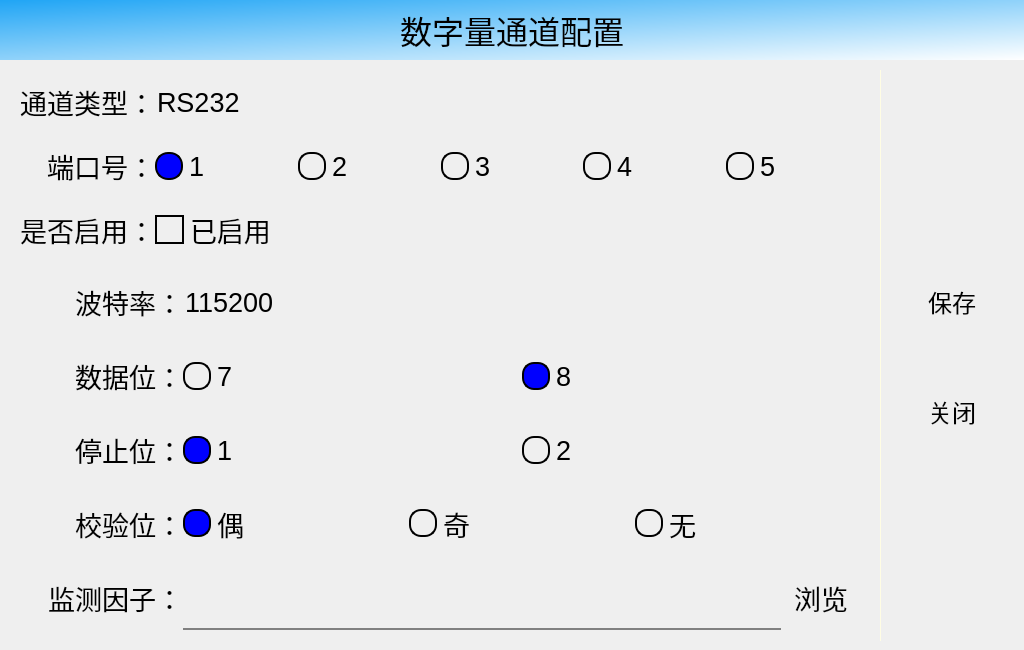
<?xml version="1.0" encoding="UTF-8"?>
<ui version="4.0">
 <class>DialogSetupCom</class>
 <widget class="QDialog" name="DialogSetupCom">
  <property name="geometry">
   <rect>
    <x>0</x>
    <y>0</y>
    <width>1024</width>
    <height>650</height>
   </rect>
  </property>
  <property name="minimumSize">
   <size>
    <width>1024</width>
    <height>500</height>
   </size>
  </property>
  <property name="maximumSize">
   <size>
    <width>10240</width>
    <height>6000</height>
   </size>
  </property>
  <property name="windowTitle">
   <string>Dialog</string>
  </property>
  <property name="styleSheet">
   <string notr="true"/>
  </property>
  <property name="modal">
   <bool>true</bool>
  </property>
  <widget class="QWidget" name="horizontalLayoutWidget">
   <property name="geometry">
    <rect>
     <x>0</x>
     <y>60</y>
     <width>1021</width>
     <height>591</height>
    </rect>
   </property>
   <layout class="QHBoxLayout" name="hLayoutMain" stretch="1,0,0">
    <property name="spacing">
     <number>2</number>
    </property>
    <property name="leftMargin">
     <number>20</number>
    </property>
    <property name="topMargin">
     <number>10</number>
    </property>
    <property name="rightMargin">
     <number>5</number>
    </property>
    <property name="bottomMargin">
     <number>10</number>
    </property>
    <item>
     <layout class="QVBoxLayout" name="verticalLayout" stretch="1,1">
      <property name="spacing">
       <number>0</number>
      </property>
      <property name="leftMargin">
       <number>0</number>
      </property>
      <property name="topMargin">
       <number>0</number>
      </property>
      <property name="rightMargin">
       <number>0</number>
      </property>
      <property name="bottomMargin">
       <number>0</number>
      </property>
      <item>
       <widget class="QFrame" name="frame_4">
        <property name="minimumSize">
         <size>
          <width>0</width>
          <height>40</height>
         </size>
        </property>
        <property name="maximumSize">
         <size>
          <width>16777215</width>
          <height>190</height>
         </size>
        </property>
        <property name="styleSheet">
         <string notr="true">background-color: transparent;color:white;</string>
        </property>
        <property name="frameShape">
         <enum>QFrame::NoFrame</enum>
        </property>
        <property name="frameShadow">
         <enum>QFrame::Raised</enum>
        </property>
        <widget class="QWidget" name="layoutWidget">
         <property name="geometry">
          <rect>
           <x>0</x>
           <y>0</y>
           <width>849</width>
           <height>194</height>
          </rect>
         </property>
         <layout class="QGridLayout" name="gridLayout_2" rowstretch="1,1,1" columnstretch="0,1" rowminimumheight="1,1,1" columnminimumwidth="0,1">
          <property name="topMargin">
           <number>0</number>
          </property>
          <property name="bottomMargin">
           <number>0</number>
          </property>
          <property name="spacing">
           <number>0</number>
          </property>
          <item row="0" column="1">
           <widget class="QLineEdit" name="comType">
            <property name="enabled">
             <bool>true</bool>
            </property>
            <property name="minimumSize">
             <size>
              <width>0</width>
              <height>64</height>
             </size>
            </property>
            <property name="maximumSize">
             <size>
              <width>16777215</width>
              <height>64</height>
             </size>
            </property>
            <property name="font">
             <font>
              <pointsize>20</pointsize>
             </font>
            </property>
            <property name="autoFillBackground">
             <bool>false</bool>
            </property>
            <property name="styleSheet">
             <string notr="true">background-color: transparent;
color:black;
border-width:0;
border-style:outset;</string>
            </property>
            <property name="text">
             <string>RS232</string>
            </property>
            <property name="echoMode">
             <enum>QLineEdit::Normal</enum>
            </property>
            <property name="readOnly">
             <bool>true</bool>
            </property>
           </widget>
          </item>
          <item row="0" column="0">
           <widget class="QLabel" name="labelComType_2">
            <property name="font">
             <font>
              <pointsize>20</pointsize>
             </font>
            </property>
            <property name="styleSheet">
             <string notr="true">background-color: transparent;color:black;</string>
            </property>
            <property name="text">
             <string>通道类型：</string>
            </property>
            <property name="alignment">
             <set>Qt::AlignRight|Qt::AlignTrailing|Qt::AlignVCenter</set>
            </property>
           </widget>
          </item>
          <item row="2" column="0">
           <widget class="QLabel" name="label">
            <property name="minimumSize">
             <size>
              <width>0</width>
              <height>64</height>
             </size>
            </property>
            <property name="font">
             <font>
              <pointsize>20</pointsize>
             </font>
            </property>
            <property name="styleSheet">
             <string notr="true">background-color: transparent;color:black;</string>
            </property>
            <property name="text">
             <string>是否启用：</string>
            </property>
            <property name="alignment">
             <set>Qt::AlignRight|Qt::AlignTrailing|Qt::AlignVCenter</set>
            </property>
           </widget>
          </item>
          <item row="1" column="1">
           <layout class="QHBoxLayout" name="horizontalLayout">
            <property name="spacing">
             <number>0</number>
            </property>
            <item>
             <widget class="QRadioButton" name="rbPort1">
              <property name="font">
               <font>
                <pointsize>20</pointsize>
               </font>
              </property>
              <property name="styleSheet">
               <string notr="true">QRadioButton::indicator {
      width: 24px;
      height: 24px;
      border-width:2px; 
}

QRadioButton::indicator::unchecked {   
      background-color:       transparent;
      border:                 2px solid black;
      border-radius:          13px !important; 
}

QRadioButton::indicator::checked {    
      background-color:      blue;
      border:                 2px solid black;
      border-radius:          13px !important; 
}
 
QRadioButton{
background-color: transparent;
color:black;
}</string>
              </property>
              <property name="text">
               <string>1</string>
              </property>
              <property name="checked">
               <bool>true</bool>
              </property>
              <attribute name="buttonGroup">
               <string notr="true">buttonGroup</string>
              </attribute>
             </widget>
            </item>
            <item>
             <widget class="QRadioButton" name="rbPort2">
              <property name="font">
               <font>
                <pointsize>20</pointsize>
               </font>
              </property>
              <property name="styleSheet">
               <string notr="true">QRadioButton::indicator {
      width: 24px;
      height: 24px;
      border-width:2px; 
}

QRadioButton::indicator::unchecked {   
      background-color:       transparent;
      border:                 2px solid black;
      border-radius:          12px !important; 
}

QRadioButton::indicator::checked {    
      background-color:      blue;
      border:                 2px solid black;
      border-radius:          12px !important; 
}
 
QRadioButton{
background-color: transparent;
color:black;
}</string>
              </property>
              <property name="text">
               <string>2</string>
              </property>
              <attribute name="buttonGroup">
               <string notr="true">buttonGroup</string>
              </attribute>
             </widget>
            </item>
            <item>
             <widget class="QRadioButton" name="rbPort3">
              <property name="font">
               <font>
                <pointsize>20</pointsize>
               </font>
              </property>
              <property name="styleSheet">
               <string notr="true">QRadioButton::indicator {
      width: 24px;
      height: 24px;
      border-width:2px; 
}

QRadioButton::indicator::unchecked {   
      background-color:       transparent;
      border:                 2px solid black;
      border-radius:          12px !important; 
}

QRadioButton::indicator::checked {    
      background-color:      blue;
      border:                 2px solid black;
      border-radius:          12px !important; 
}
 
QRadioButton{
background-color: transparent;
color:black;
}</string>
              </property>
              <property name="text">
               <string>3</string>
              </property>
              <attribute name="buttonGroup">
               <string notr="true">buttonGroup</string>
              </attribute>
             </widget>
            </item>
            <item>
             <widget class="QRadioButton" name="rbPort4">
              <property name="font">
               <font>
                <pointsize>20</pointsize>
               </font>
              </property>
              <property name="styleSheet">
               <string notr="true">QRadioButton::indicator {
      width: 24px;
      height: 24px;
      border-width:2px; 
}

QRadioButton::indicator::unchecked {   
      background-color:       transparent;
      border:                 2px solid black;
      border-radius:          12px !important; 
}

QRadioButton::indicator::checked {    
      background-color:      blue;
      border:                 2px solid black;
      border-radius:          12px !important; 
}
 
QRadioButton{
background-color: transparent;
color:black;
}</string>
              </property>
              <property name="text">
               <string>4</string>
              </property>
              <attribute name="buttonGroup">
               <string notr="true">buttonGroup</string>
              </attribute>
             </widget>
            </item>
            <item>
             <widget class="QRadioButton" name="rbPort5">
              <property name="font">
               <font>
                <pointsize>20</pointsize>
               </font>
              </property>
              <property name="styleSheet">
               <string notr="true">QRadioButton::indicator {
      width: 24px;
      height: 24px;
      border-width:2px; 
}

QRadioButton::indicator::unchecked {   
      background-color:       transparent;
      border:                 2px solid black;
      border-radius:          12px !important; 
}

QRadioButton::indicator::checked {    
      background-color:      blue;
      border:                 2px solid black;
      border-radius:          12px !important; 
}
 
QRadioButton{
background-color: transparent;
color:black;
}</string>
              </property>
              <property name="text">
               <string>5</string>
              </property>
              <attribute name="buttonGroup">
               <string notr="true">buttonGroup</string>
              </attribute>
             </widget>
            </item>
           </layout>
          </item>
          <item row="1" column="0">
           <widget class="QLabel" name="label_2">
            <property name="minimumSize">
             <size>
              <width>0</width>
              <height>64</height>
             </size>
            </property>
            <property name="font">
             <font>
              <pointsize>20</pointsize>
             </font>
            </property>
            <property name="styleSheet">
             <string notr="true">background-color: transparent;color:black;</string>
            </property>
            <property name="text">
             <string>端口号：</string>
            </property>
            <property name="alignment">
             <set>Qt::AlignRight|Qt::AlignTrailing|Qt::AlignVCenter</set>
            </property>
           </widget>
          </item>
          <item row="2" column="1">
           <widget class="QCheckBox" name="checkBoxPortEnabled">
            <property name="font">
             <font>
              <pointsize>20</pointsize>
             </font>
            </property>
            <property name="styleSheet">
             <string notr="true">QCheckBox::indicator {
      width: 25px;
      height: 25px; 
      border:  2px solid black;
}

QCheckBox::indicator::checked {    
     image: url(:/Images/checked.png);       
}

QCheckBox{
      background-color: transparent;
      color:black;
}
</string>
            </property>
            <property name="text">
             <string>已启用</string>
            </property>
            <property name="checked">
             <bool>true</bool>
            </property>
            <property name="autoRepeat">
             <bool>false</bool>
            </property>
           </widget>
          </item>
         </layout>
        </widget>
       </widget>
      </item>
      <item>
       <widget class="QFrame" name="frameParaments">
        <property name="styleSheet">
         <string notr="true">background-color: transparent;color:white;</string>
        </property>
        <property name="frameShape">
         <enum>QFrame::NoFrame</enum>
        </property>
        <property name="frameShadow">
         <enum>QFrame::Raised</enum>
        </property>
        <widget class="QWidget" name="layoutWidget">
         <property name="geometry">
          <rect>
           <x>0</x>
           <y>0</y>
           <width>841</width>
           <height>384</height>
          </rect>
         </property>
         <layout class="QGridLayout" name="gridLayout" rowstretch="1,1,1,1,1" columnstretch="0,0" rowminimumheight="1,1,1,1,1">
          <property name="leftMargin">
           <number>28</number>
          </property>
          <property name="topMargin">
           <number>0</number>
          </property>
          <property name="rightMargin">
           <number>0</number>
          </property>
          <property name="bottomMargin">
           <number>0</number>
          </property>
          <property name="spacing">
           <number>0</number>
          </property>
          <item row="1" column="0">
           <widget class="QLabel" name="label_4">
            <property name="minimumSize">
             <size>
              <width>0</width>
              <height>64</height>
             </size>
            </property>
            <property name="font">
             <font>
              <pointsize>20</pointsize>
             </font>
            </property>
            <property name="styleSheet">
             <string notr="true">background-color: transparent;
color: black;</string>
            </property>
            <property name="text">
             <string>数据位：</string>
            </property>
            <property name="alignment">
             <set>Qt::AlignRight|Qt::AlignTrailing|Qt::AlignVCenter</set>
            </property>
           </widget>
          </item>
          <item row="3" column="0">
           <widget class="QLabel" name="label_9">
            <property name="minimumSize">
             <size>
              <width>0</width>
              <height>64</height>
             </size>
            </property>
            <property name="font">
             <font>
              <pointsize>20</pointsize>
             </font>
            </property>
            <property name="styleSheet">
             <string notr="true">background-color: transparent;
color: black;</string>
            </property>
            <property name="text">
             <string>校验位：</string>
            </property>
            <property name="alignment">
             <set>Qt::AlignRight|Qt::AlignTrailing|Qt::AlignVCenter</set>
            </property>
           </widget>
          </item>
          <item row="3" column="1">
           <layout class="QHBoxLayout" name="horizontalLayout_4">
            <property name="spacing">
             <number>0</number>
            </property>
            <item>
             <widget class="QRadioButton" name="rbCheckBitEven">
              <property name="font">
               <font>
                <pointsize>20</pointsize>
               </font>
              </property>
              <property name="styleSheet">
               <string notr="true">QRadioButton::indicator {
      width: 24px;
      height: 24px;
      border-width:2px; 
}

QRadioButton::indicator::unchecked {   
      background-color:       transparent;
      border:                 2px solid black;
      border-radius:          12px !important; 
}

QRadioButton::indicator::checked {    
      background-color:      blue;
      border:                 2px solid black;
      border-radius:          12px !important; 
}
 
QRadioButton{
background-color: transparent;
color:black;
}</string>
              </property>
              <property name="text">
               <string>偶</string>
              </property>
              <property name="checked">
               <bool>true</bool>
              </property>
              <attribute name="buttonGroup">
               <string notr="true">buttonGroup_4</string>
              </attribute>
             </widget>
            </item>
            <item>
             <widget class="QRadioButton" name="rbCheckBitOdd">
              <property name="font">
               <font>
                <pointsize>20</pointsize>
               </font>
              </property>
              <property name="styleSheet">
               <string notr="true">QRadioButton::indicator {
      width: 24px;
      height: 24px;
      border-width:2px; 
}

QRadioButton::indicator::unchecked {   
      background-color:       transparent;
      border:                 2px solid black;
      border-radius:          12px !important; 
}

QRadioButton::indicator::checked {    
      background-color:      blue;
      border:                 2px solid black;
      border-radius:          12px !important; 
}
 
QRadioButton{
background-color: transparent;
color:black;
}</string>
              </property>
              <property name="text">
               <string>奇</string>
              </property>
              <attribute name="buttonGroup">
               <string notr="true">buttonGroup_4</string>
              </attribute>
             </widget>
            </item>
            <item>
             <widget class="QRadioButton" name="rbCheckBitNone">
              <property name="font">
               <font>
                <pointsize>20</pointsize>
               </font>
              </property>
              <property name="styleSheet">
               <string notr="true">QRadioButton::indicator {
      width: 24px;
      height: 24px;
      border-width:2px; 
}

QRadioButton::indicator::unchecked {   
      background-color:       transparent;
      border:                 2px solid black;
      border-radius:          12px !important; 
}

QRadioButton::indicator::checked {    
      background-color:      blue;
      border:                 2px solid black;
      border-radius:          12px !important; 
}
 
QRadioButton{
background-color: transparent;
color:black;
}</string>
              </property>
              <property name="text">
               <string>无</string>
              </property>
              <attribute name="buttonGroup">
               <string notr="true">buttonGroup_4</string>
              </attribute>
             </widget>
            </item>
           </layout>
          </item>
          <item row="1" column="1">
           <layout class="QHBoxLayout" name="horizontalLayout_2">
            <property name="spacing">
             <number>0</number>
            </property>
            <item>
             <widget class="QRadioButton" name="rbDataBit7">
              <property name="font">
               <font>
                <pointsize>20</pointsize>
               </font>
              </property>
              <property name="styleSheet">
               <string notr="true">QRadioButton::indicator {
      width: 24px;
      height: 24px;
      border-width:2px; 
}

QRadioButton::indicator::unchecked {   
      background-color:       transparent;
      border:                 2px solid black;
      border-radius:          12px !important; 
}

QRadioButton::indicator::checked {    
      background-color:      blue;
      border:                 2px solid black;
      border-radius:          12px !important; 
}
 
QRadioButton{
background-color: transparent;
color:black;
}</string>
              </property>
              <property name="text">
               <string>7</string>
              </property>
              <property name="checked">
               <bool>false</bool>
              </property>
              <attribute name="buttonGroup">
               <string notr="true">buttonGroup_2</string>
              </attribute>
             </widget>
            </item>
            <item>
             <widget class="QRadioButton" name="rbDataBit8">
              <property name="font">
               <font>
                <pointsize>20</pointsize>
               </font>
              </property>
              <property name="styleSheet">
               <string notr="true">QRadioButton::indicator {
      width: 24px;
      height: 24px;
      border-width:2px; 
}

QRadioButton::indicator::unchecked {   
      background-color:       transparent;
      border:                 2px solid black;
      border-radius:          12px !important; 
}

QRadioButton::indicator::checked {    
      background-color:      blue;
      border:                 2px solid black;
      border-radius:          12px !important; 
}
 
QRadioButton{
background-color: transparent;
color:black;
}</string>
              </property>
              <property name="text">
               <string>8</string>
              </property>
              <property name="checked">
               <bool>true</bool>
              </property>
              <attribute name="buttonGroup">
               <string notr="true">buttonGroup_2</string>
              </attribute>
             </widget>
            </item>
           </layout>
          </item>
          <item row="4" column="0">
           <widget class="QLabel" name="label_8">
            <property name="minimumSize">
             <size>
              <width>0</width>
              <height>64</height>
             </size>
            </property>
            <property name="font">
             <font>
              <pointsize>20</pointsize>
             </font>
            </property>
            <property name="styleSheet">
             <string notr="true">background-color: transparent;
color: black;</string>
            </property>
            <property name="text">
             <string>监测因子：</string>
            </property>
            <property name="alignment">
             <set>Qt::AlignRight|Qt::AlignTrailing|Qt::AlignVCenter</set>
            </property>
           </widget>
          </item>
          <item row="4" column="1">
           <layout class="QHBoxLayout" name="horizontalLayout_5">
            <property name="spacing">
             <number>0</number>
            </property>
            <item>
             <widget class="QLineEdit" name="factors">
              <property name="enabled">
               <bool>true</bool>
              </property>
              <property name="minimumSize">
               <size>
                <width>0</width>
                <height>64</height>
               </size>
              </property>
              <property name="maximumSize">
               <size>
                <width>16777215</width>
                <height>64</height>
               </size>
              </property>
              <property name="font">
               <font>
                <pointsize>20</pointsize>
               </font>
              </property>
              <property name="autoFillBackground">
               <bool>false</bool>
              </property>
              <property name="styleSheet">
               <string notr="true">background-color: transparent;
color:black;
border-width:0;
border-style:outset;
border-bottom:2px solid gray;</string>
              </property>
              <property name="text">
               <string/>
              </property>
              <property name="echoMode">
               <enum>QLineEdit::Normal</enum>
              </property>
              <property name="readOnly">
               <bool>true</bool>
              </property>
             </widget>
            </item>
            <item>
             <widget class="QPushButton" name="btnBrowse">
              <property name="minimumSize">
               <size>
                <width>80</width>
                <height>60</height>
               </size>
              </property>
              <property name="font">
               <font>
                <pointsize>20</pointsize>
               </font>
              </property>
              <property name="styleSheet">
               <string notr="true">background-color: transparent;
color: black;</string>
              </property>
              <property name="text">
               <string>浏览</string>
              </property>
              <property name="icon">
               <iconset>
                <normaloff>Images/find_32.png</normaloff>Images/find_32.png</iconset>
              </property>
              <property name="iconSize">
               <size>
                <width>32</width>
                <height>32</height>
               </size>
              </property>
              <property name="flat">
               <bool>true</bool>
              </property>
             </widget>
            </item>
           </layout>
          </item>
          <item row="2" column="0">
           <widget class="QLabel" name="label_7">
            <property name="minimumSize">
             <size>
              <width>0</width>
              <height>64</height>
             </size>
            </property>
            <property name="font">
             <font>
              <pointsize>20</pointsize>
             </font>
            </property>
            <property name="styleSheet">
             <string notr="true">background-color: transparent;
color: black;</string>
            </property>
            <property name="text">
             <string>停止位：</string>
            </property>
            <property name="alignment">
             <set>Qt::AlignRight|Qt::AlignTrailing|Qt::AlignVCenter</set>
            </property>
           </widget>
          </item>
          <item row="0" column="0">
           <widget class="QLabel" name="label_3">
            <property name="minimumSize">
             <size>
              <width>0</width>
              <height>64</height>
             </size>
            </property>
            <property name="font">
             <font>
              <pointsize>20</pointsize>
             </font>
            </property>
            <property name="styleSheet">
             <string notr="true">background-color: transparent;
color: black;</string>
            </property>
            <property name="text">
             <string>波特率：</string>
            </property>
            <property name="alignment">
             <set>Qt::AlignRight|Qt::AlignTrailing|Qt::AlignVCenter</set>
            </property>
           </widget>
          </item>
          <item row="2" column="1">
           <layout class="QHBoxLayout" name="horizontalLayout_3">
            <property name="spacing">
             <number>0</number>
            </property>
            <item>
             <widget class="QRadioButton" name="rbStopBit1">
              <property name="font">
               <font>
                <pointsize>20</pointsize>
               </font>
              </property>
              <property name="styleSheet">
               <string notr="true">QRadioButton::indicator {
      width: 24px;
      height: 24px;
      border-width:2px; 
}

QRadioButton::indicator::unchecked {   
      background-color:       transparent;
      border:                 2px solid black;
      border-radius:          12px !important; 
}

QRadioButton::indicator::checked {    
      background-color:      blue;
      border:                 2px solid black;
      border-radius:          12px !important; 
}
 
QRadioButton{
background-color: transparent;
color:black;
}</string>
              </property>
              <property name="text">
               <string>1</string>
              </property>
              <property name="checked">
               <bool>true</bool>
              </property>
              <attribute name="buttonGroup">
               <string notr="true">buttonGroup_3</string>
              </attribute>
             </widget>
            </item>
            <item>
             <widget class="QRadioButton" name="rbStopBit2">
              <property name="font">
               <font>
                <pointsize>20</pointsize>
               </font>
              </property>
              <property name="styleSheet">
               <string notr="true">QRadioButton::indicator {
      width: 24px;
      height: 24px;
      border-width:2px; 
}

QRadioButton::indicator::unchecked {   
      background-color:       transparent;
      border:                 2px solid black;
      border-radius:          12px !important; 
}

QRadioButton::indicator::checked {    
      background-color:      blue;
      border:                 2px solid black;
      border-radius:          12px !important; 
}
 
QRadioButton{
background-color: transparent;
color:black;
}</string>
              </property>
              <property name="text">
               <string>2</string>
              </property>
              <attribute name="buttonGroup">
               <string notr="true">buttonGroup_3</string>
              </attribute>
             </widget>
            </item>
           </layout>
          </item>
          <item row="0" column="1">
           <widget class="QWidget" name="widget" native="true">
            <property name="enabled">
             <bool>true</bool>
            </property>
            <property name="sizePolicy">
             <sizepolicy hsizetype="Ignored" vsizetype="Preferred">
              <horstretch>0</horstretch>
              <verstretch>0</verstretch>
             </sizepolicy>
            </property>
            <property name="minimumSize">
             <size>
              <width>650</width>
              <height>60</height>
             </size>
            </property>
            <property name="maximumSize">
             <size>
              <width>650</width>
              <height>60</height>
             </size>
            </property>
            <property name="autoFillBackground">
             <bool>false</bool>
            </property>
            <property name="styleSheet">
             <string notr="true">background: rgba(255,255,255,0); 
background-color: transparent;
color:black;</string>
            </property>
            <widget class="QComboBox" name="cmbSpeed">
             <property name="geometry">
              <rect>
               <x>0</x>
               <y>0</y>
               <width>231</width>
               <height>60</height>
              </rect>
             </property>
             <property name="minimumSize">
              <size>
               <width>0</width>
               <height>60</height>
              </size>
             </property>
             <property name="maximumSize">
              <size>
               <width>650</width>
               <height>60</height>
              </size>
             </property>
             <property name="font">
              <font>
               <pointsize>20</pointsize>
              </font>
             </property>
             <property name="autoFillBackground">
              <bool>false</bool>
             </property>
             <property name="styleSheet">
              <string notr="true">QComboBox{
     background: rgba(0,0,0,0); 
     background-color: transparent;
     color:white;
     border: 0px solid gray;
     padding: 1px 2px 1px 2px;
      
     selection-background-color: #005aa7;
}
QComboBox::drop-down{
    background-color: transparent;
    subcontrol-origin: padding;
    subcontrol-position:top right;
    width:60px;
    border-left-width:0px; 
    border-top-right-radius:3px;
    border-bottom-right-radius:3px;
}
QComboBox  QAbstractItemView{
    background-color: blue;
    border-radius:3px !important;    
}
QComboBox  QAbstractItemView::item{
    height:30px;    
}

QComboBox{
   background-color: transparent;
   color: black;
}
</string>
             </property>
             <property name="currentText">
              <string>115200</string>
             </property>
             <property name="iconSize">
              <size>
               <width>32</width>
               <height>32</height>
              </size>
             </property>
             <property name="frame">
              <bool>false</bool>
             </property>
             <item>
              <property name="text">
               <string>115200</string>
              </property>
             </item>
             <item>
              <property name="text">
               <string>19200</string>
              </property>
             </item>
             <item>
              <property name="text">
               <string>57600</string>
              </property>
             </item>
             <item>
              <property name="text">
               <string>38400</string>
              </property>
             </item>
             <item>
              <property name="text">
               <string>9600</string>
              </property>
             </item>
             <item>
              <property name="text">
               <string>4800</string>
              </property>
             </item>
             <item>
              <property name="text">
               <string>2400</string>
              </property>
             </item>
             <item>
              <property name="text">
               <string>1200</string>
              </property>
             </item>
            </widget>
           </widget>
          </item>
         </layout>
        </widget>
       </widget>
      </item>
     </layout>
    </item>
    <item>
     <widget class="QFrame" name="frame_3">
      <property name="minimumSize">
       <size>
        <width>1</width>
        <height>0</height>
       </size>
      </property>
      <property name="maximumSize">
       <size>
        <width>1</width>
        <height>16777215</height>
       </size>
      </property>
      <property name="styleSheet">
       <string notr="true">background-color: #fffde4;
color:white;</string>
      </property>
      <property name="frameShape">
       <enum>QFrame::NoFrame</enum>
      </property>
      <property name="frameShadow">
       <enum>QFrame::Raised</enum>
      </property>
     </widget>
    </item>
    <item>
     <layout class="QVBoxLayout" name="verticalLayout_2">
      <property name="spacing">
       <number>20</number>
      </property>
      <property name="leftMargin">
       <number>5</number>
      </property>
      <property name="rightMargin">
       <number>0</number>
      </property>
      <item>
       <widget class="QFrame" name="frame">
        <property name="styleSheet">
         <string notr="true">background-color: transparent;color:white;</string>
        </property>
        <property name="frameShape">
         <enum>QFrame::NoFrame</enum>
        </property>
        <property name="frameShadow">
         <enum>QFrame::Raised</enum>
        </property>
       </widget>
      </item>
      <item>
       <widget class="QToolButton" name="btnSave">
        <property name="minimumSize">
         <size>
          <width>128</width>
          <height>90</height>
         </size>
        </property>
        <property name="font">
         <font>
          <pointsize>18</pointsize>
         </font>
        </property>
        <property name="focusPolicy">
         <enum>Qt::NoFocus</enum>
        </property>
        <property name="styleSheet">
         <string notr="true">background: rgba(255,255,255,0); 
color: black;</string>
        </property>
        <property name="text">
         <string>保存</string>
        </property>
        <property name="icon">
         <iconset resource="Images.qrc">
          <normaloff>:/Images/save_64.png</normaloff>:/Images/save_64.png</iconset>
        </property>
        <property name="iconSize">
         <size>
          <width>64</width>
          <height>64</height>
         </size>
        </property>
        <property name="toolButtonStyle">
         <enum>Qt::ToolButtonTextUnderIcon</enum>
        </property>
        <property name="autoRaise">
         <bool>true</bool>
        </property>
       </widget>
      </item>
      <item>
       <widget class="QToolButton" name="btnClose">
        <property name="minimumSize">
         <size>
          <width>128</width>
          <height>90</height>
         </size>
        </property>
        <property name="font">
         <font>
          <pointsize>18</pointsize>
         </font>
        </property>
        <property name="focusPolicy">
         <enum>Qt::NoFocus</enum>
        </property>
        <property name="styleSheet">
         <string notr="true">background: rgba(255,255,255,0);
color: black;</string>
        </property>
        <property name="text">
         <string>关闭</string>
        </property>
        <property name="icon">
         <iconset resource="Images.qrc">
          <normaloff>:/Images/cancel_64.png</normaloff>:/Images/cancel_64.png</iconset>
        </property>
        <property name="iconSize">
         <size>
          <width>64</width>
          <height>64</height>
         </size>
        </property>
        <property name="toolButtonStyle">
         <enum>Qt::ToolButtonTextUnderIcon</enum>
        </property>
        <property name="autoRaise">
         <bool>true</bool>
        </property>
       </widget>
      </item>
      <item>
       <widget class="QFrame" name="frame_2">
        <property name="styleSheet">
         <string notr="true">background-color: transparent;color:white;</string>
        </property>
        <property name="frameShape">
         <enum>QFrame::NoFrame</enum>
        </property>
        <property name="frameShadow">
         <enum>QFrame::Raised</enum>
        </property>
       </widget>
      </item>
     </layout>
    </item>
   </layout>
  </widget>
  <widget class="QLabel" name="label_5">
   <property name="geometry">
    <rect>
     <x>0</x>
     <y>0</y>
     <width>1024</width>
     <height>60</height>
    </rect>
   </property>
   <property name="minimumSize">
    <size>
     <width>1024</width>
     <height>60</height>
    </size>
   </property>
   <property name="maximumSize">
    <size>
     <width>1024</width>
     <height>60</height>
    </size>
   </property>
   <property name="font">
    <font>
     <pointsize>24</pointsize>
    </font>
   </property>
   <property name="styleSheet">
    <string notr="true">color: black;
background-color:  qlineargradient(spread:pad, x1:0, y1:0, x2:1, y2:1, stop:0 #20A5F5, stop:1 #FFFFFF);</string>
   </property>
   <property name="text">
    <string>数字量通道配置</string>
   </property>
   <property name="alignment">
    <set>Qt::AlignCenter</set>
   </property>
  </widget>
 </widget>
 <resources>
  <include location="Images.qrc"/>
 </resources>
 <connections/>
 <buttongroups>
  <buttongroup name="buttonGroup_2"/>
  <buttongroup name="buttonGroup_3"/>
  <buttongroup name="buttonGroup_4"/>
  <buttongroup name="buttonGroup"/>
 </buttongroups>
</ui>
